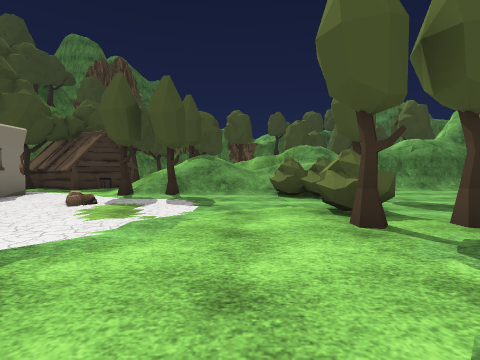
view 1 (above)

24 first-person views from a walk through a Unity game level. The camera is 1.2 m above the floor, tilts 2° down and sees 85° across. The floor is counted in squares, 2 m on a side. Each view is taken from the middle of a square. On the plan, view 1 faces up. The plan holds only what a view shows up to about 9 squares ahead; the rest is blank. The place goes on beyond the plan. The player character is not drawn. Some surface patterns are stand-ins.

view 2
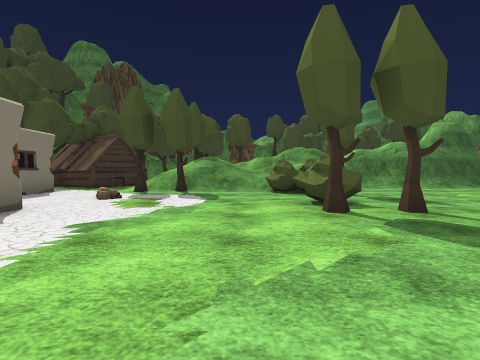

view 3
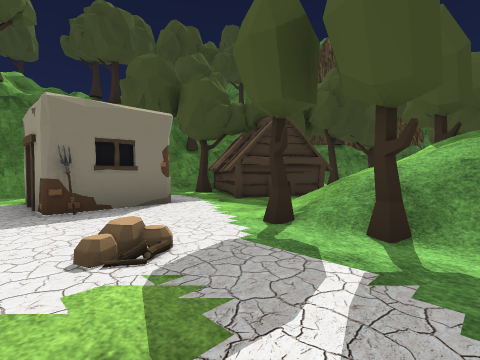

view 4
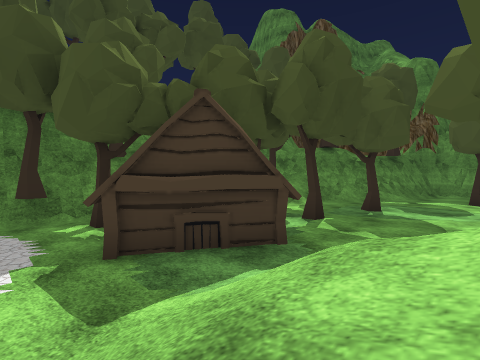

view 5
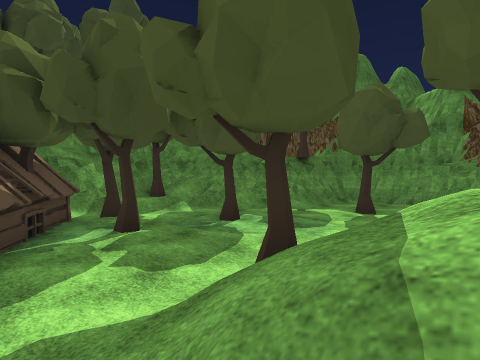

view 6
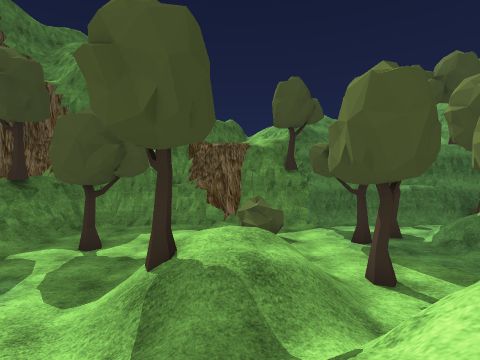

view 7
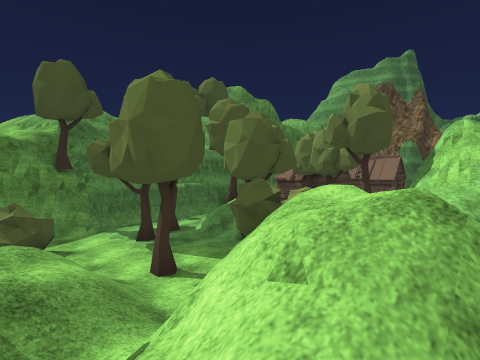

view 8
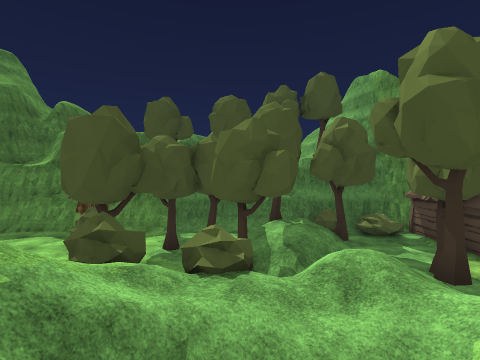

view 9
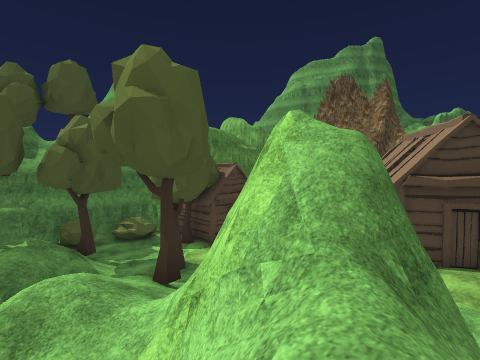

view 10
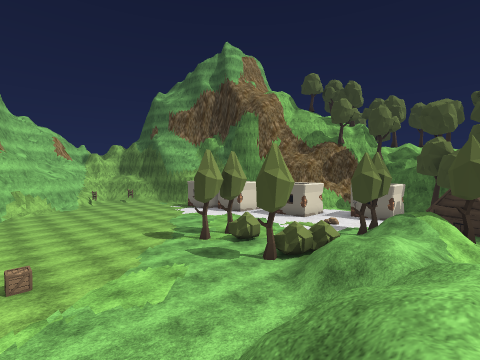

view 11
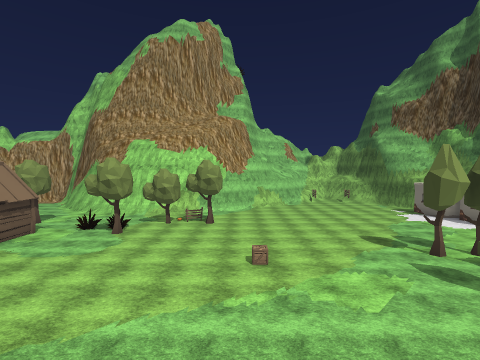

view 12
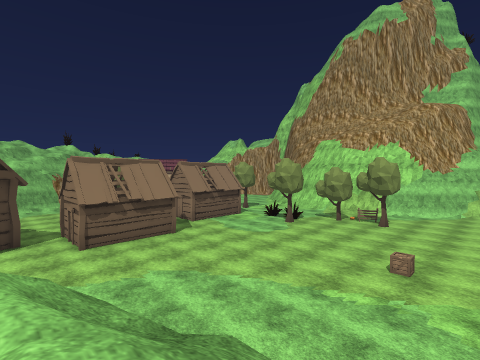

view 13
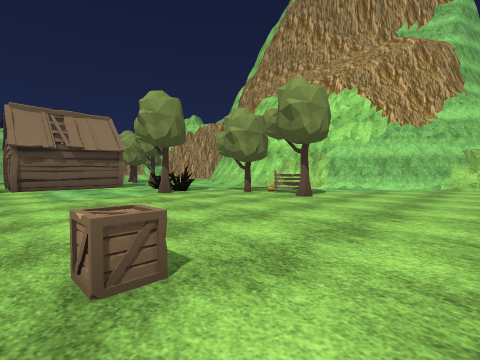

view 14
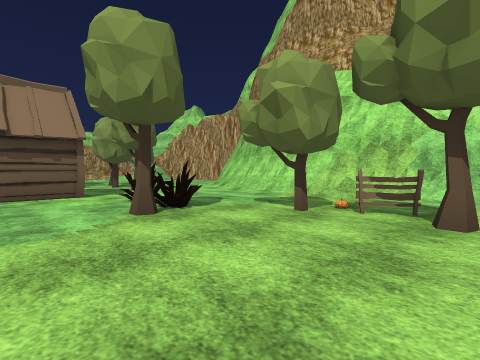

view 15
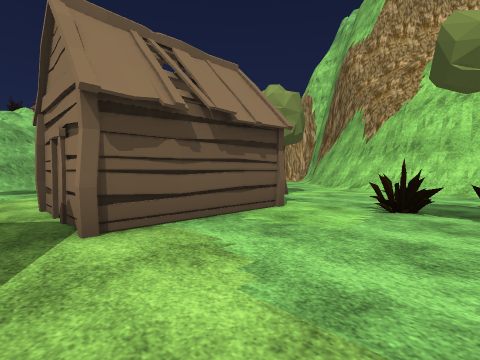

view 16
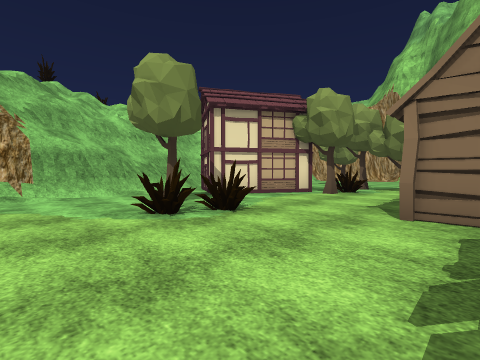

view 17
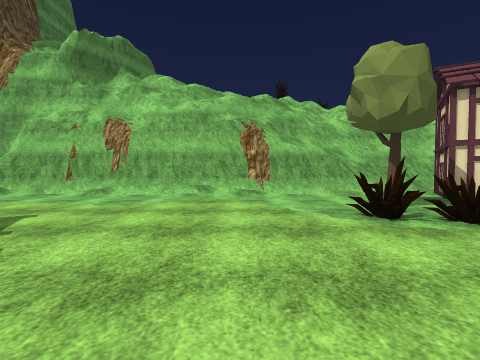

view 18
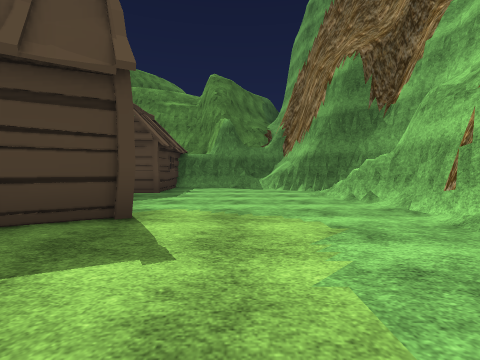

view 19
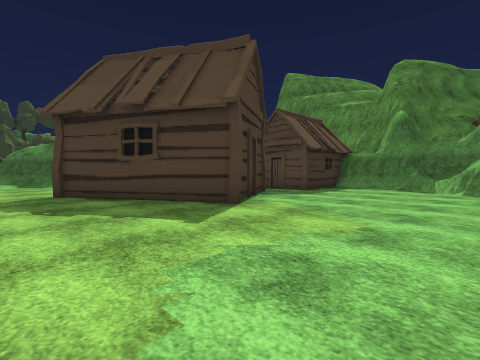

view 20
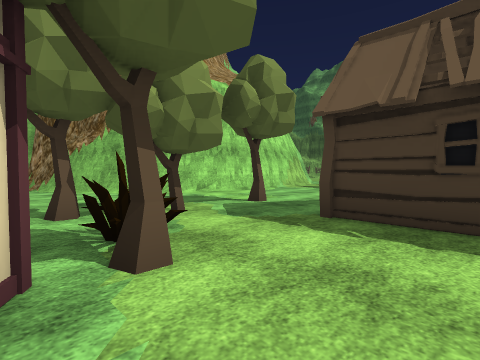

view 21
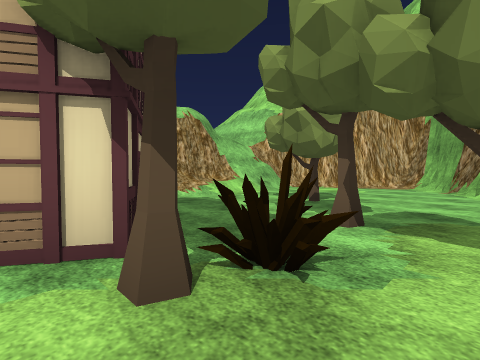

view 22
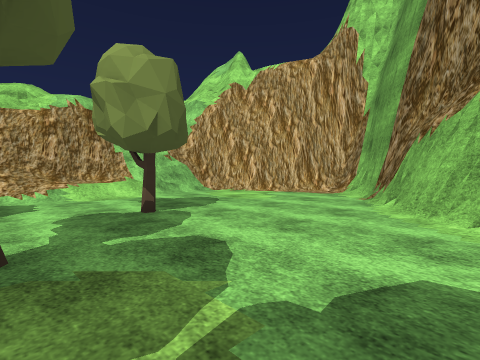

view 23
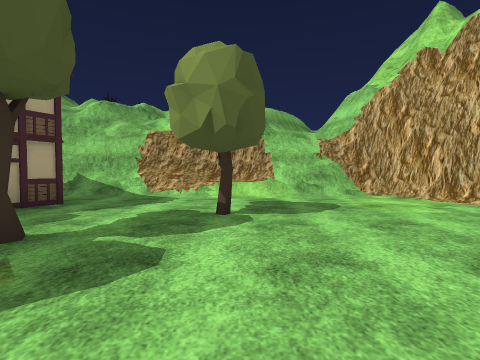

view 24
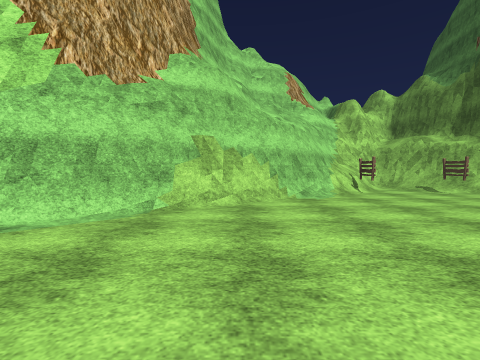

### Floor plan
Key: @ floor where view 1 was taken; # wall or solid block; . floor; / step, stairs or slope; = window, fence, low wall or low ledge; ^ raised ledge; v drop or lower ground; T tree; H hut; B bush; C crate; F fence; O other object.
Columns run from 10 left of view 1 to 26 right of it. Each row starts with its distance up from view 1.
 20       ##############
 19      ##/.......... B.B.H
 18      #/....BB..T/  T...       ####
 17     ##..T.....T./T//..TH   H .//=#
 16    ##/....  /...T///T..    H ....##
 15   ##=....////T...// /.     HH.....#
 14  ##T/.T../T///B B//T/       H..../#
 13  #^/.....///= B////#       HH.....#
 12   #T.T..T ////////##=    HH  H....#
 11   #HT....///=/    =#   ..H  HH....#
 10   #H.HH.///    ////#  ....HH......#
  9  ##THH./T//////=#v=  .............#
  8  #T..H.////////////......HH.......#
  7  #.....T///B//........... H.......#
  6      ...T..BBT........... H.......#
  5 #/.O#....................H ...O...#
  4 #/.........BB.................OT..##
  3      O#....T.T....C.......HH....../#
  2        ...................H ....##/#
  1         ..................H ....#####
  0          .@.   .......OTO....OT###./#
 -1           .     ...T.............../#
 -2                 ....FT.....T.TT..../#
 -3                ...................//#
 -4               .......#####......T.//#
 -5              ......###   ###......//#
 -6             ......##       ##......=#
 -7            .....###         ##.....##
 -8           .....##            ##../###
 -9           F..F##              #//##
-10          #/.=##               ####
-11          #####

Where each view was taken, in squares from view 1:
view 1: 0 up, 0 right, facing up
view 2: 1 down, 0 right, facing up
view 3: 4 up, 1 left, facing up-left
view 4: 7 up, 2 left, facing up-left
view 5: 10 up, 0 right, facing up-left
view 6: 11 up, 1 right, facing up
view 7: 11 up, 1 right, facing up-right
view 8: 10 up, 6 right, facing up
view 9: 10 up, 7 right, facing up-right
view 10: 10 up, 8 right, facing down-left
view 11: 10 up, 8 right, facing down
view 12: 10 up, 6 right, facing down-right
view 13: 4 up, 6 right, facing down-right
view 14: 2 up, 9 right, facing down-right
view 15: 4 up, 13 right, facing down-right
view 16: 7 up, 17 right, facing down-right
view 17: 7 up, 17 right, facing right
view 18: 8 up, 21 right, facing up
view 19: 8 up, 23 right, facing up-left
view 20: 2 up, 21 right, facing down-left
view 21: 1 up, 19 right, facing down-right
view 22: 2 down, 18 right, facing down-right
view 23: 4 down, 18 right, facing right
view 24: 2 down, 6 right, facing down
